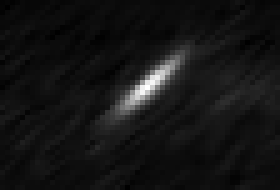
%> input picture code/test/detection/PSF1.tif, 56 x 38 px (shown 5 times larger); its folder holds only this picture in this run
$ octave detect4localization.m   (GNU Octave 9; MATLAB toolbox functions it lacks are replaced by stand-ins)
%> lines starting %> are read from the running program, lines starting %| are printed output that depends on the picture; in (x1, y1, x2, y2) boxes, pixels count from 0 and x2, y2 are one past the last pixel; in counts of white or black regions, pixels touching at a corner belong together; the program's own positions count from 1
### code/WEBLIB/maximize.m
%MAXIMIZE  Maximize a figure window to fill the entire screen
%
% Examples:
%   maximize
%   maximize(hFig)
%
% Maximizes the current or input figure so that it fills the whole of the
% screen that the figure is currently on. This function is platform
% independent.
%
%IN:
%   hFig - Handle of figure to maximize. Default: gcf.

function maximize(hFig)
if nargin < 1
    hFig = gcf;
end
drawnow % Required to avoid Java errors
jFig = get(handle(hFig), 'JavaFrame');
jFig.setMaximized(true);

### code/test/detection/detect4localization.m
% tests PSF detection


imgPSFfn=dir('PSF*.tif');

    imgPSF_ = imread(imgPSFfn(1).name);
%> imgPSF_ is the input picture: size 38x56 uint16; min 96, max 371, mean 118.7
    k=6;
    imgSpot = imgPSF_(10-k:25+k,20-k:40+k);
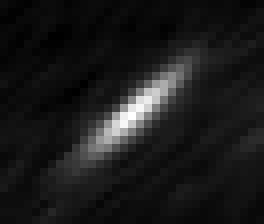
%> imgSpot: size 28x33 uint16 (shown 8 times larger); min 98, max 371, mean 127.1; drawn with min black and max white
    %imgPSF_ = imgPSF_(:,1:40);
    imgPSFbckgrnd = imgPSF_(1:20,1:20);
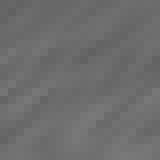
%> imgPSFbckgrnd: size 20x20 uint16 (shown 8 times larger); min 97, max 121, mean 109.2
    bckThrshld = max(imgPSFbckgrnd(:))*1.2; % background threshold
%> bckThrshld = 145
    imgPSF = imgPSF_;
    imgPSF(imgPSF<bckThrshld)=bckThrshld;
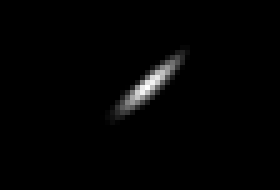
%> imgPSF: size 38x56 uint16 (shown 5 times larger); min 145, max 371, mean 148.3; drawn with min black and max white
    imgPSF = imgPSF-bckThrshld;

    %% 1
    subplot(2,3,1)
    imagesc(imgPSF_)
    axis image

    %% 2
    subplot(2,3,2)
    imagesc(imgSpot)
    axis image
    title('spot')

    %% 3
    subplot(2,3,3)
    imgPSFcrop = imgPSF(10:25,20:40);
    imagesc(imgPSFcrop)
    axis image
    title('PSF')

    %% 4 filter
    filtPSF = double(imgPSFcrop/max(imgPSFcrop(:)));
    imgPSFfilt = imfilter(double(imgSpot),filtPSF,'replicate');
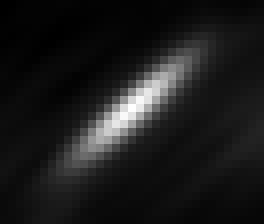
%> imgPSFfilt: size 28x33 double (shown 8 times larger); min 2508, max 7465, mean 3053.2; drawn with min black and max white
    %imgPSFfilt = deconv(double(imgPSF_),filtPSF)
    subplot(2,3,4)
    imagesc(imgPSFfilt)
    axis image
    title('filtered spot')

    %% 5 select peaks with a Coeff
    BACKmean=[min(mean(imgSpot,1)),min(mean(imgSpot,2))];
%> BACKmean = [111.7 107.8]
    BACK = min(BACKmean);
%> BACK = 107.8
    Coeff = max(imgPSFfilt(:)-BACK)/1.2;
%> Coeff = 6131

    %Coeff = 5000;
    imgPSFfiltThresh = imgPSFfilt;
    imgPSFfiltThresh(imgPSFfiltThresh < Coeff) = 0;
    subplot(2,3,5)
    imagesc(imgPSFfiltThresh)
    axis image
    title('thresholded')

    %% 6 reginalmax detect

    spotDetect = imregionalmax(imgPSFfiltThresh,8);
    subplot(2,3,6)
    spotPeak = (spotDetect).*imgPSFfilt;
    imagesc(spotPeak)
    axis image
    title('local max')
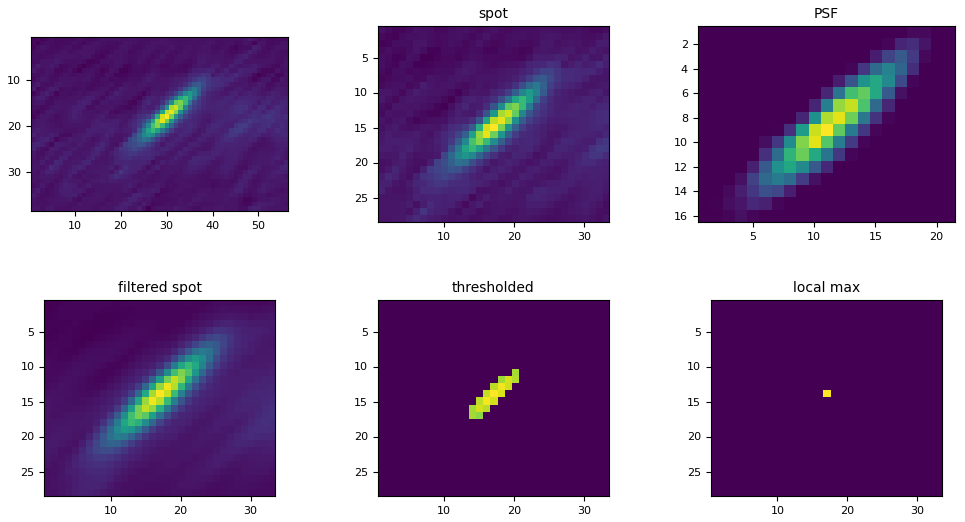
%> figure redrawn from the program's plot data, 6 panels

    %% 7 localization
    [B,L] = bwboundaries(spotDetect,'noholes');
%> B = 1 boundary; box (x1, y1, x2, y2) and points: (16, 13, 17, 14) 2
%> the run ends on the next line


    maximize;
